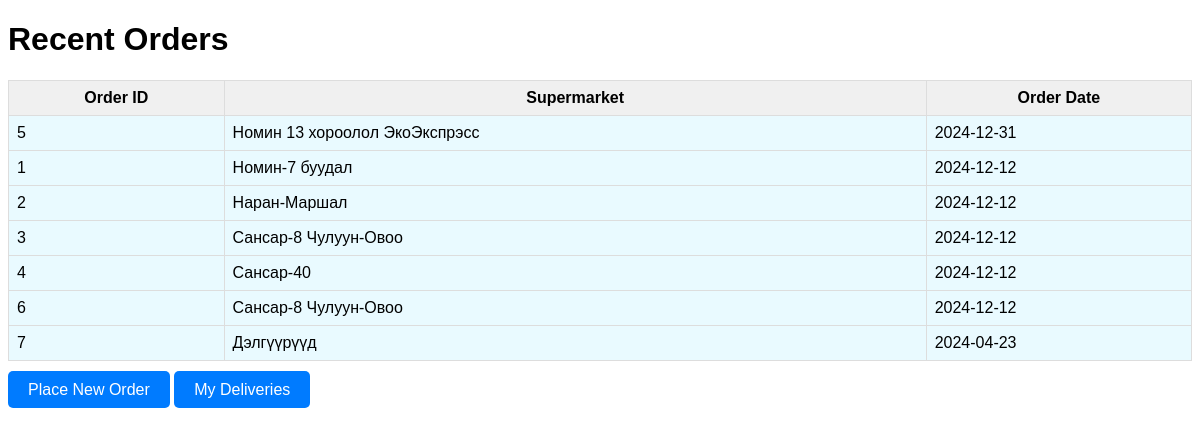
Before: / with the older database file.
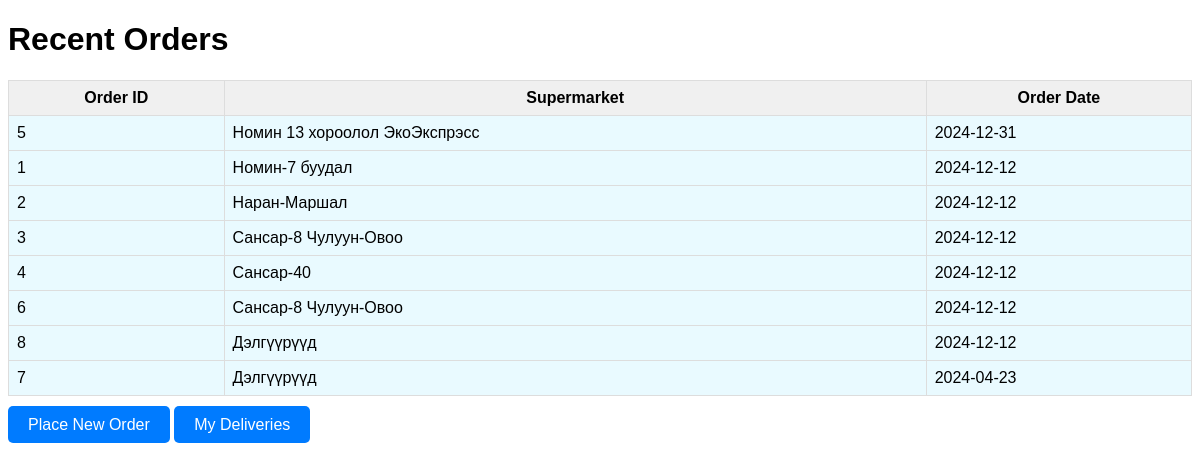
After: the same page with the newer database file.
### tables this page shows
CREATE TABLE "orders" (
	"order_id"	INTEGER,
	"supermarket_id"	INTEGER,
	"order_date"	DATETIME,
	"order_status"	TEXT,
	"delivery_date"	DATETIME,
	"delivery_status"	TEXT,
	"delivery_details"	TEXT,
	"items"	TEXT,
	FOREIGN KEY("supermarket_id") REFERENCES "supermarkets"("supermarket_id"),
	PRIMARY KEY("order_id" AUTOINCREMENT)
);

CREATE TABLE "supermarkets" (
	"supermarket_id"	INTEGER,
	"name"	TEXT,
	"address"	TEXT,
	"id"	INTEGER,
	PRIMARY KEY("supermarket_id" AUTOINCREMENT)
);

### app.py (the view)
@app.route('/')
def index():
    orders = get_recent_orders()
    return render_template('index.html', orders=orders)

### app.py (called while the page is built)
def get_recent_orders():
    db_path = os.path.abspath('logistics.db')
    print('Database path:', db_path)  # Check the path
    with sqlite3.connect(db_path) as conn:
        cursor = conn.cursor()
        query = "SELECT order_id, supermarkets.name, order_date FROM orders JOIN supermarkets ON orders.supermarket_id = supermarkets.supermarket_id ORDER BY order_date DESC LIMIT 10"
        print('Executing query:', query)  # Show the query
        cursor.execute(query)
        recent_orders = cursor.fetchall()
        print('Orders fetched:', recent_orders)  # Did you get results?
    return recent_orders

### templates/index.html (shortened to what this page needs)
<!DOCTYPE html>
<html>
<head>
    <link rel="stylesheet" href="{{ url_for('static', filename='main.css') }}">
<body>
    <h1>Recent Orders</h1>
    <div class="table-container">
        <table id="orders-table">
            <thead>
                <tr>
                    <th>Order ID</th>
                    <th>Supermarket</th>
                    <th>Order Date</th>
                </tr>
            </thead>
            <tbody>
                {% for order in orders %}
                <tr>
                    <td>{{ order[0] }}</td>
                    <td>{{ order[1] }}</td>
                    <td>{{ order[2] }}</td>
                </tr>
                {% endfor %}
            </tbody>
        </table>
    </div>
    <a href="{{ url_for('new_order') }}" class="button-link">Place New Order</a>
    <a href="{{ url_for('view_deliveries') }}" class="button-link">My Deliveries</a>
</body>
</html>

Changed rows visible on the page:
added orders: order_id "8", name "Дэлгүүрүүд", order_date "2024-12-12"
